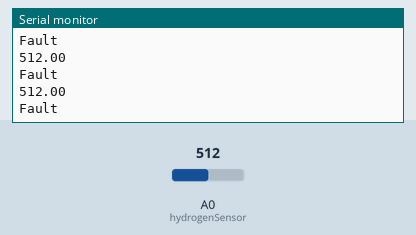
Simulated run of this sketch. Board: Arduino Uno, built with avr-gcc and run on an emulated ATmega328P. On the bench: the last lines printed to the serial monitor. The inputs (shaded band) are chosen by the test bench; at power-on: A0 (hydrogenSensor) = 512.

Above: at 1.3 s.
1.4 s: A0 (hydrogenSensor) set to 410
At 1.81 s:
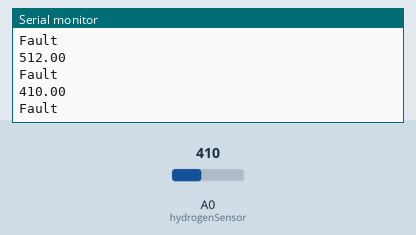
2.9 s: A0 (hydrogenSensor) set to 389
At 3.4 s:
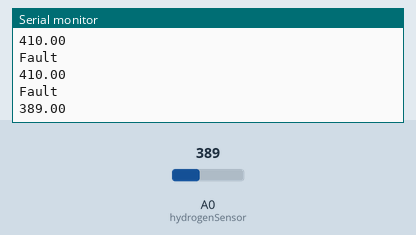
Timing chart, 0 to 5.9 s (numbered marks = the images above; inputs shaded):
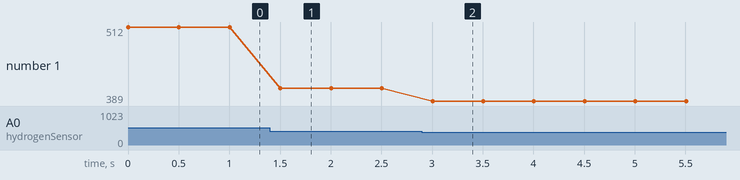

The sketch:

hydrogenSensorTest.ino
```cpp
/*
Document purpose: to test the hydrogen sensor MQ-8 and detemine the threshold value
Datasheet for H2 sensor can be found at this link:
https://dlnmh9ip6v2uc.cloudfront.net/datasheets/Sensors/Biometric/MQ-8.pdf
*/

#define hydrogenSensor A0
float hydrogenThreshold = 400; // todo find a threshold value for hydrogen
float sensorInput;

void setup() {
  // put your setup code here, to run once:
  pinMode(hydrogenSensor, INPUT);
  Serial.begin(9600);
}

void loop() {
  sensorInput = analogRead(hydrogenSensor);
  Serial.println(sensorInput);
  // put your main code here, to run repeatedly:
  if (sensorInput > hydrogenThreshold){
    Serial.println("Fault");
  }
  delay(500);

}
```

Measured:
- the behaviour switches between 401 and 400 on A0 (hydrogenSensor) (found by bisection; images 1 and 2)
- after the input at 1.4 s, the serial monitor: prints a new line after 0.10 s (image 1)
- after the input at 2.9 s, the serial monitor: prints a new line after 0.10 s (image 2)
- plotted number 1: 512 → 410 after the input at 1.4 s, 410 → 389 after the input at 2.9 s
